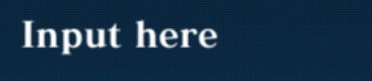
#> input picture templates/input_restore.png, 372 x 81 px
$ python main.py
#> lines starting #> are read from the running program, lines starting #| are printed output that depends on the picture
### src/core/vision.py
"""
core/vision.py
Motor de visión por computadora optimizado con ROI dinámico (porcentajes) y Fallback.
"""
import cv2
import numpy as np
import pytesseract
import os
import time
from PIL import Image

from core.config import TESSERACT_CMD, PROJECT_ROOT
from core.logger import get_logger

pytesseract.pytesseract.tesseract_cmd = TESSERACT_CMD
log = get_logger("vision")

class Vision:
    def __init__(self, threshold: float = 0.8):
        self.threshold = threshold
        self._template_cache: dict[str, tuple[np.ndarray, tuple[int, int]]] = {}

    def _load_template(self, template_path: str) -> tuple[np.ndarray, tuple[int, int]] | None:
#> called with template_path = 'templates/input_restore.png'
        if template_path in self._template_cache:
            return self._template_cache[template_path]

        ruta_absoluta = os.path.join(PROJECT_ROOT, template_path)
        if not os.path.exists(ruta_absoluta):
            log.debug("Template no encontrado: %s", ruta_absoluta)
            return None

        template = cv2.imread(ruta_absoluta, cv2.IMREAD_GRAYSCALE)
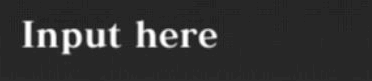
#> template: shape (81, 372); min 28, max 255, mean 51
        if template is None:
            log.debug("No se pudo decodificar: %s", ruta_absoluta)
            return None

        h, w = template.shape
#> h = 81; w = 372
        self._template_cache[template_path] = (template, (h, w))
        return self._template_cache[template_path]

    def preload_templates(self, template_dir: str = "templates"):
        """Precarga recursivamente todos los templates."""
        ruta_abs = os.path.join(PROJECT_ROOT, template_dir)
        if not os.path.isdir(ruta_abs):
            return
        cargados = 0
        for root, _, files in os.walk(ruta_abs):
            for fname in files:
                if fname.lower().endswith((".png", ".jpg", ".jpeg")):
                    abs_file = os.path.join(root, fname)
                    rel_path = os.path.relpath(abs_file, PROJECT_ROOT).replace("\\", "/")
                    if self._load_template(rel_path):
                        cargados += 1
#> cargados = 1
        log.info("Precargados %d templates en caché RAM.", cargados)

    def clear_cache(self):
        self._template_cache.clear()

    # [207 lines left out: functions to_gray, _crop_zone, find_template, find_all_templates, find_any, wait_for_template and 3 more, not called in this run]

### src/core/logger.py
"""
core/logger.py
Configura el sistema de logging del bot con colores ANSI en consola.
"""
import logging
import os
from logging.handlers import TimedRotatingFileHandler
from core.config import LOGS_DIR


class _ColorFormatter(logging.Formatter):
    """Pinta los niveles en la terminal de Windows/PyCharm sin ensuciar el archivo .log."""
    COLORS = {
        logging.DEBUG: "\033[90m",     # Gris
        logging.INFO: "\033[36m",      # Cyan
        logging.WARNING: "\033[93m",   # Amarillo brillante
        logging.ERROR: "\033[91m",     # Rojo brillante
        logging.CRITICAL: "\033[41m",  # Fondo rojo
    }
    RESET = "\033[0m"

    def format(self, record):
        color = self.COLORS.get(record.levelno, self.RESET)
        record_copy = logging.makeLogRecord(record.__dict__)
        record_copy.levelname = f"{color}{record_copy.levelname:<8}{self.RESET}"
        return super().format(record_copy)


def setup_logger(level_console=logging.INFO, level_file=logging.DEBUG) -> logging.Logger:
    os.makedirs(LOGS_DIR, exist_ok=True)
    os.system("")  # Activa soporte ANSI nativo en consolas de Windows 10/11

    logger = logging.getLogger("evertale")
    logger.setLevel(logging.DEBUG)

    if logger.handlers:
        return logger

    fmt_plain = logging.Formatter(
        "%(asctime)s [%(levelname)-8s] %(name)s: %(message)s",
        datefmt="%Y-%m-%d %H:%M:%S"
    )
    fmt_color = _ColorFormatter(
        "%(asctime)s [%(levelname)s] %(name)s: %(message)s",
        datefmt="%H:%M:%S"  # En consola solo hora:min:seg para ganar espacio
    )

    ch = logging.StreamHandler()
    ch.setLevel(level_console)
    ch.setFormatter(fmt_color)
    logger.addHandler(ch)

    log_path = os.path.join(LOGS_DIR, "bot_execution.log")
    fh = TimedRotatingFileHandler(
        log_path, when="midnight", backupCount=14, encoding="utf-8"
    )
    fh.setLevel(level_file)
    fh.setFormatter(fmt_plain)
    logger.addHandler(fh)

    logger.info("=" * 60)
    logger.info("Logger inicializado. Archivo: %s", log_path)
    logger.info("=" * 60)
    return logger


def get_logger(name: str) -> logging.Logger:
    return logging.getLogger(f"evertale.{name}")

### src/core/database.py
import json
import os
from datetime import datetime, date
from core.config import PROJECT_ROOT

ACCOUNTS_DIR = os.path.join(PROJECT_ROOT, "accounts")
ACCOUNTS_FILE = os.path.join(ACCOUNTS_DIR, "accounts.json")
PROGRESS_FILE = os.path.join(ACCOUNTS_DIR, "progress.json")


class Account:
    # [52 lines left out: functions __init__, to_config, to_progress, get_today_progress, mark_task_done, not called in this run]

    def is_task_done(self, task_name, server_id=None):
        return self.get_today_progress(server_id).get(task_name, False)

    # [36 lines left out: functions pending_tasks, completion_percent, mark_login_failed, not called in this run]

    def has_failed_too_many_times(self, limit=2):
        today = str(date.today())
        return self.progress.get(today, {}).get("login_fail_count", 0) >= limit

    # [5 lines left out: function get_server_config, not called in this run]

    def is_vip_server(self, server_id):
        cfg = self.get_server_config(server_id)
        return cfg.get("vip", False) if cfg else False


class Database:
    def __init__(self):
        self.accounts: list[Account] = []
        self._cambios_pendientes = False  # <--- DIRTY FLAG
        self._ensure_files()
        self.load()

    def _ensure_files(self):
        os.makedirs(os.path.dirname(ACCOUNTS_FILE), exist_ok=True)
        if not os.path.exists(ACCOUNTS_FILE):
            with open(ACCOUNTS_FILE, "w") as f:
                json.dump({"accounts": []}, f, indent=2)
        if not os.path.exists(PROGRESS_FILE):
            with open(PROGRESS_FILE, "w") as f:
                json.dump({"progress": {}}, f, indent=2)

    def load(self):
        with open(ACCOUNTS_FILE, "r", encoding="utf-8") as f:
            config_data = json.load(f)
        with open(PROGRESS_FILE, "r", encoding="utf-8") as f:
            progress_data = json.load(f).get("progress", {})

        self.accounts = [
            Account(config=a, progress_data=progress_data.get(str(a["id"]), {}))
            for a in config_data.get("accounts", [])
        ]
        print(f"📂 {len(self.accounts)} cuentas cargadas")

    def save_config(self):
        data = {"accounts": [a.to_config() for a in self.accounts]}
        self._write_safe(ACCOUNTS_FILE, data)

    def save_progress(self):
        data = {"progress": {str(a.id): a.to_progress() for a in self.accounts}}
        self._write_safe(PROGRESS_FILE, data)

    def save(self):
        """Trampa para los módulos: levanta la bandera pero NO escribe en disco."""
        self._cambios_pendientes = True

    # [54 lines left out: functions commit, _write_safe, add_account, get_account, get_pending_accounts, print_status, not called in this run]

### src/core/device.py
import time
import tempfile
import numpy as np
import uiautomator2 as u2
from PIL import Image

from core.config import DEVICE_SERIAL, APP_PACKAGE
from core.logger import get_logger

log = get_logger("device")

_MAX_RECONNECT = 3
_RECONNECT_WAIT = 6


class Device:
    def __init__(self, serial: str = DEVICE_SERIAL):
        self.serial = serial
        self.d: u2.Device | None = None

    def connect(self) -> bool:
        try:
            log.info("Conectando al dispositivo %s...", self.serial)
            self.d = u2.connect(self.serial)
            self.d.implicitly_wait(5)
            info = self.d.info
            log.info("✅ ADB exitoso. Pantalla: %dx%d",
                     info.get("displayWidth", 0), info.get("displayHeight", 0))
            return True
        except Exception as e:
            log.error("❌ No se pudo conectar: %s", e)
            return False

    # [69 lines left out: functions _reconnect, screenshot, screenshot_to_file, tap, swipe, open_app, not called in this run]

### src/main.py
import sys
import os
import time

sys.path.append(os.path.dirname(os.path.dirname(os.path.abspath(__file__))))

from core.logger import setup_logger, get_logger
from core.database import Database
from core.device import Device
from core.vision import Vision
from core.config import APP_PACKAGE
from core.utils import es_hora_raid, estado_raids_str
from core.economia import imprimir_resumen_economico_hoy
from tasks.startup import Startup
from tasks.daily_missions import DailyMissions
from tasks.change_account import ChangeAccount
from tasks.change_server import ChangeServer
from tasks.event_farm import EventFarm
from tasks.defense import Defense
from tasks.raid import Raid
from tasks.raid_auto import ejecutar_raids_para_todas
from tasks.event_sweep_auto import ejecutar_eventos_para_todas
from core.flow_helpers import intentar_login, procesar_servidor
from tasks.champions_arena_auto import ejecutar_champions_arena_para_todas

setup_logger()
log = get_logger("main")


# ======================================================
# FLUJO COMPLETO
# ======================================================

# [80 lines left out: function ejecutar_flujo_completo, not called in this run]


# ======================================================
# MENÚ INTERACTIVO
# ======================================================

def menu_interactivo():
    db = Database()
    dev = Device()
    vis = Vision(threshold=0.8)

    vis.preload_templates("templates")

    log.info("Conectando al dispositivo...")
    if not dev.connect():
        log.critical("No se pudo conectar al dispositivo. Saliendo.")
        return

    while True:
        pendientes = len(db.get_pending_accounts())
        total_hab = sum(1 for a in db.accounts if a.enabled)

        print("\n" + "=" * 58)
        print("           EVERTALE BOT - PANEL DE CONTROL")
        print("-" * 58)
        print(f" 📋 Cuentas pendientes hoy : {pendientes}/{total_hab}")
        print(f" ⚔️  Estado de Raids        : {estado_raids_str()}")
        print("=" * 58)
        print("  1. Ejecutar Flujo Completo")
        print("  2. Ver Estado + Balance Contable de Gemas")
        print("  3. Inyección Código")
        print("  4. Cambio Servidor")
        print("  5. Rompehielos (Startup)")
        print("  6. Misiones Diarias (Modo Prueba - sin guardar estado)")
        print("  7. Farmeo Evento (Manual - 1 evento)")
        print("  8. Tiradas Premium")
        print("  9. Asedios/Raids (Todas las cuentas automático)")
        print(" 10. Defensa War (Manual)")
        print(" 11. Sweep de Eventos (Todas las cuentas automático)")
        print(" 12. Arena Champions (Todas las cuentas automático)")
        print(" 13. Salir")
        print("=" * 58)

        try:
            opcion = input("Selecciona una opción: ").strip()
        except KeyboardInterrupt:
            print("\nSaliendo...")
            break

        if opcion == "1":
            ejecutar_flujo_completo(db, dev, vis)

        elif opcion == "2":
            db.print_status()
            imprimir_resumen_economico_hoy()

        elif opcion == "3":
            codigo = input("Código: ").strip()
            if codigo:
                ChangeAccount(dev, vis).execute(codigo)

        elif opcion == "4":
            servidor = input("Servidor (ej. SA-3): ").strip().lower()
            if servidor:
                ChangeServer(dev, vis).execute(f"templates/label_{servidor}.png")

        elif opcion == "5":
            Startup(dev, vis).execute()

        elif opcion == "6":
            log.info("Modo Prueba activado (sin persistencia de estado).")
            DailyMissions(dev, vis, account=None, db=None).execute(server_id="DEFAULT")

        elif opcion == "7":
            print("\n--- Modo Farmeo de Evento Manual (1 evento) ---")
            input("Asegúrate de estar DENTRO del evento y presiona Enter...")
            EventFarm(dev, vis).execute()

        elif opcion == "8":
            print("\n--- Invocación Premium (x10) ---")
            raw_veces = input("¿Cuántas veces ejecutar? (default 1): ").strip() or "1"
            veces = int(raw_veces) if raw_veces.isdigit() else 1
            DailyMissions(dev, vis, account=None, db=None).do_premium_summons(veces=veces)

        elif opcion == "9":
            print("\n--- Asedios/Raids Automáticos para todas las cuentas ---")
            ejecutar_raids_para_todas(db, dev, vis, force=True)

        elif opcion == "10":
            print("\n--- Defensa War (Manual) ---")
            log.info("Ejecutando Defensa en la cuenta actual (sin persistencia).")
            Defense(dev, vis, account=None, db=None).execute()

        elif opcion == "11":
            print("\n--- Sweep de Eventos Automáticos para todas las cuentas ---")
            ejecutar_eventos_para_todas(db, dev, vis, force=True)

        elif opcion == "12":
            ejecutar_champions_arena_para_todas(db, dev, vis, batallas=10)
        elif opcion == "13":
            log.info("Saliendo del bot.")
            break
        else:
            print("Opción no válida. Intenta de nuevo.")


if __name__ == "__main__":
    menu_interactivo()
#> (the call stopped at in connect, `self.d = u2.connect(self.serial)`: uiautomator2 is not available in this run)
